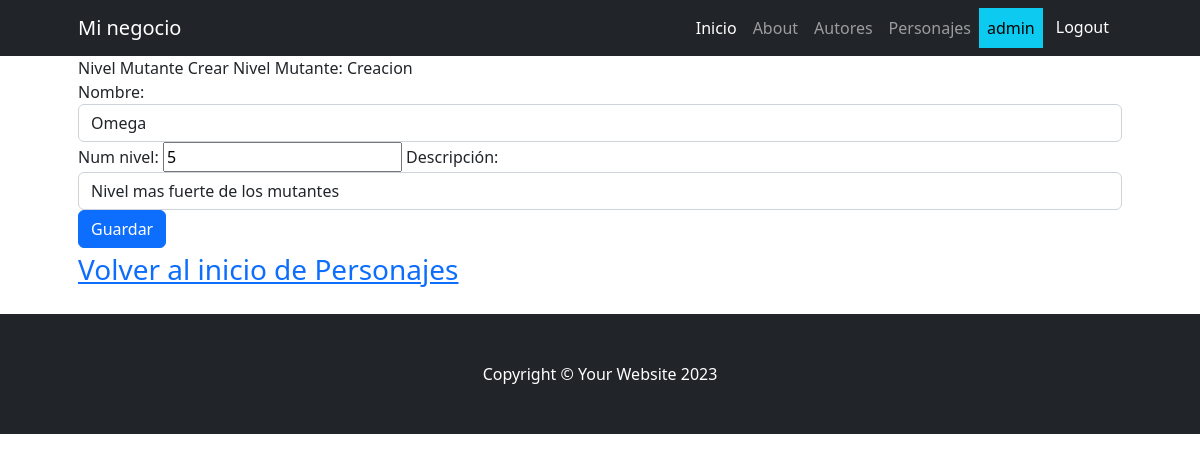
The app's page /personaje/nivelmutante/update/1 (signed in) with its own data.
### personaje/models.py (models this page shows, shortened)
class NivelMutante(models.Model):
    nombre = models.CharField(max_length=200, unique=True)
    num_nivel = models.IntegerField(null=True, blank=True)
    descripcion = models.CharField(max_length=250, null=True, blank=True, verbose_name="descripción")
    class Meta:
        verbose_name = "Nivel del Mutante"

### personaje/views.py (the view)
# urls.py: path("nivelmutante/update/<int:pk>", views.NivelMutanteUpdate.as_view(),
class NivelMutanteUpdate(LoginRequiredMixin, UpdateView):
    model = models.NivelMutante
    form_class = forms.NivelMutanteForm
    success_url = reverse_lazy("personaje:nivelmutante_list")

### personaje/forms.py
class NivelMutanteForm(forms.ModelForm):
    class Meta:
        model = models.NivelMutante
        fields = "__all__"
        widgets = {
            "nombre": forms.TextInput(attrs={"class": "form-control"}),
            "numero del nivel": forms.TextInput(attrs={"class": "form-control"}),
            "descripcion": forms.TextInput(attrs={"class": "form-control"}),
        }

### personaje/templates/personaje/nivelmutante_form.html (shortened to what this page needs)
{% extends 'core/base.html' %}
{% block titulo %}
Nivel Mutante
    {% if form.intance.pk %}
    Editar
    {% else %}
    Crear
    {% endif %}
Nivel Mutante: Creacion
{% endblock titulo %}
{% block contenido %}
    <form action="" method="post">
        {{ form.as_table }}
        <button type="submit" class="btn btn-primary">Guardar</button>
    </form>
    <div class="fs-3 pb-4 ">
        <a href="{% url 'personaje:home' %} ">Volver al inicio de Personajes</a>
    </div>
{% endblock contenido %}

### core/templates/core/components/navbar.html (shortened to what this page needs)
<nav class="navbar navbar-expand-lg navbar-dark bg-dark">
    <div class="container px-5">
        <a class="navbar-brand" href="#!">Mi negocio</a>
        <div class="collapse navbar-collapse" id="navbarSupportedContent">
            <ul class="navbar-nav ms-auto mb-2 mb-lg-0">
                <li class="nav-item">
                    <a class="nav-link active" aria-current="page" href="{% url 'core:home' %}">Inicio</a>
                </li>
                <li class="nav-item">
                    <a class="nav-link" href="#!">About</a>
                </li>
                {% if user.is_authenticated %}
                <li class="nav-item">
                    <a class="nav-link" href="{% url 'autores:home' %}">Autores</a>
                </li>
                <li class="nav-item">
                    <a class="nav-link" href="{% url 'personaje:home' %}">Personajes</a>
                </li>
                <li class="nav-item">
                    <a class="nav-link text-bg-info">{{ user.username }}</a>
                </li>
                <li class="nav-item">
                    <form action="{% url 'core:logout' %}" method="post">
                        <button type="submit" class="btn btn-dark">Logout</button>
                    </form>
                </li>
                {% endif %}
            </ul>
        </div>
    </div>
</nav>

### records on screen
NivelMutante: nombre "Omega", num_nivel "5", descripcion "Nivel mas fuerte de los mutantes"

### other values on screen
{{ user.username }} "admin"
